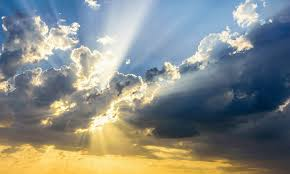
#> input picture Minggu2/Tugas/Objek_Terang.jpg, 290 x 174 px, found by its file name
$ python color_quantization.py
#> lines starting #> are read from the running program, lines starting #| are printed output that depends on the picture
import cv2
import numpy as np
import matplotlib.pyplot as plt
import time
from sklearn.cluster import KMeans

# ==============================
# FUNGSI BANTUAN
# ==============================

def uniform_quantization(img, levels=16):
    step = 256 // levels
    return (img // step) * step

def non_uniform_quantization_gray(img, k=16):
    data = img.reshape((-1, 1))
    kmeans = KMeans(n_clusters=k, n_init=10, random_state=0)
    labels = kmeans.fit_predict(data)
    centers = kmeans.cluster_centers_.astype("uint8")
    return centers[labels].reshape(img.shape)

def memory_size(img):
    return img.size * img.itemsize

def show_image(title, img, gray=False):
    plt.figure(figsize=(4,4))
    if gray:
        plt.imshow(img, cmap='gray')
    else:
        plt.imshow(cv2.cvtColor(img, cv2.COLOR_BGR2RGB))
    plt.title(title)
    plt.axis('off')
    plt.show()

# ==============================
# LOAD GAMBAR
# ==============================

images = {
    "Terang": cv2.imread("Tugas/Week 2/Objek_terang.jpg"),
    "Normal": cv2.imread("Tugas/Week 2/Objek_normal.jpg"),
    "Redup": cv2.imread("Tugas/Week 2/Objek_redup.jpg")
}
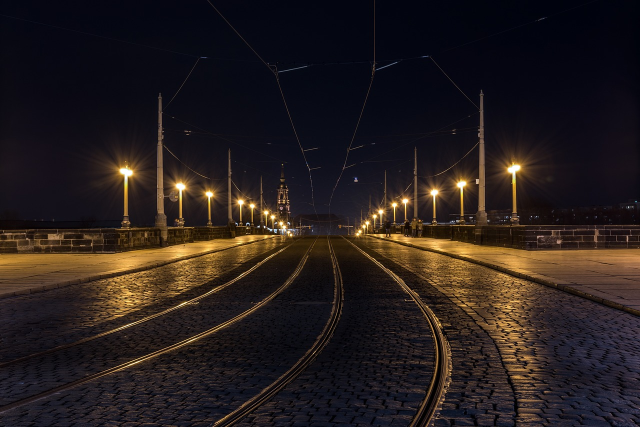
#> input picture Minggu2/Tugas/Objek_normal.jpg, 1280 x 854 px, found by its file name (shown at 1/2 size)
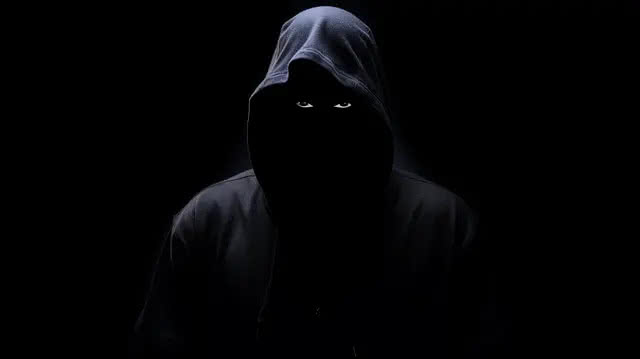
#> input picture Minggu2/Tugas/Objek_redup.jpg, 640 x 359 px, found by its file name

for key, img in images.items():
    if img is None:
        print(f"Gambar {key} tidak ditemukan!")
        exit()
#> this loop made 3 passes
#> key on passes 1 to 3: 'Terang', 'Normal', 'Redup'

# ==============================
# PROSES SETIAP KONDISI
# ==============================

for kondisi, img in images.items():
    print(f"\n=== KONDISI CAHAYA: {kondisi.upper()} ===")

    h, w, c = img.shape
    print(f"Resolusi      : {w} x {h}")
    print(f"Aspect Ratio  : {w/h:.2f}")
    print(f"Channels      : {c}")

    # ==============================
    # KONVERSI WARNA
    # ==============================

    t0 = time.time()
    gray = cv2.cvtColor(img, cv2.COLOR_BGR2GRAY)
    t_gray = time.time() - t0

    t0 = time.time()
    hsv = cv2.cvtColor(img, cv2.COLOR_BGR2HSV)
    t_hsv = time.time() - t0

    t0 = time.time()
    lab = cv2.cvtColor(img, cv2.COLOR_BGR2LAB)
    t_lab = time.time() - t0

    print(f"Waktu konversi Gray : {t_gray:.6f} s")
    print(f"Waktu konversi HSV  : {t_hsv:.6f} s")
    print(f"Waktu konversi LAB  : {t_lab:.6f} s")

    # ==============================
    # KUANTISASI
    # ==============================

    gray_uq = uniform_quantization(gray, 16)
    gray_nuq = non_uniform_quantization_gray(gray, 16)

    # ==============================
    # MEMORI & KOMPRESI
    # ==============================

    mem_original = memory_size(gray)
    mem_quant = memory_size(gray_uq)

    print(f"Memori asli        : {mem_original/1024:.2f} KB")
    print(f"Memori kuantisasi  : {mem_quant/1024:.2f} KB")
    print(f"Rasio kompresi     : {mem_original/mem_quant:.2f}")

    # ==============================
    # MATRKS & VEKTOR
    # ==============================

    print("Matriks 5x5:")
    print(gray[:5, :5])

    print("Vektor 25 elemen:")
    print(gray.flatten()[:25])

    # ==============================
    # VISUALISASI
    # ==============================

    show_image(f"Asli - {kondisi}", img)
    show_image(f"Grayscale - {kondisi}", gray, gray=True)
    show_image(f"Uniform Quantization - {kondisi}", gray_uq, gray=True)
    show_image(f"Non-Uniform Quantization - {kondisi}", gray_nuq, gray=True)

    # ==============================
    # HISTOGRAM
    # ==============================

    plt.figure(figsize=(10,4))

    plt.subplot(1,3,1)
    plt.hist(gray.flatten(), bins=256)
    plt.title("Histogram Asli")

    plt.subplot(1,3,2)
    plt.hist(gray_uq.flatten(), bins=16)
    plt.title("Histogram Uniform")

    plt.subplot(1,3,3)
    plt.hist(gray_nuq.flatten(), bins=16)
    plt.title("Histogram Non-Uniform")

    plt.tight_layout()
    plt.show()
#> this loop made 3 passes
#> (kondisi, h, w, mem_original, mem_quant) on passes 1 to 3: ('Terang', 174, 290, 50460, 50460), ('Normal', 854, 1280, 1093120, 1093120), ('Redup', 359, 640, 229760, 229760)
#> (printed output is left out)
#> pass 1, `gray = cv2.cvtColor(img, cv2.COLOR_BGR2GRAY)`:
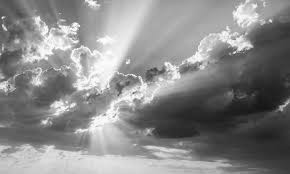
#> gray: shape (174, 290); min 20, max 254, mean 136.6
#> pass 1, in show_image (call 4), `plt.show()`:
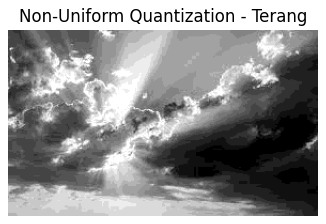
#> figure drawn by matplotlib, 1 panel
#> pass 1, `plt.show()`:
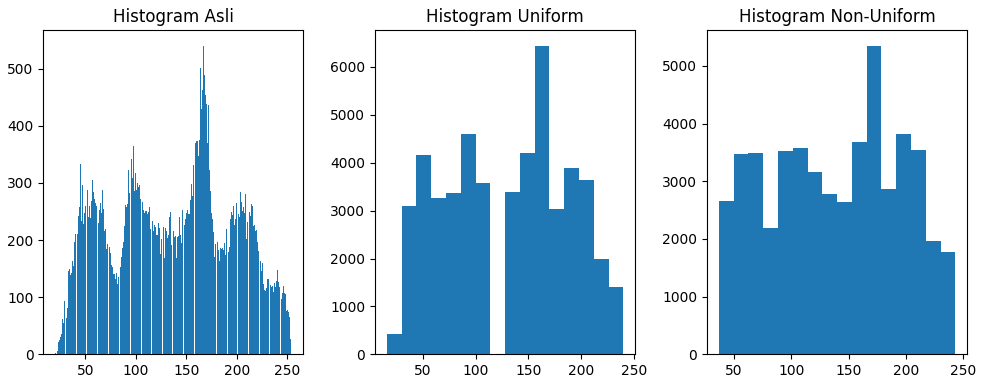
#> figure drawn by matplotlib, 3 panels; panel 1: tallest bar 540 high, from x = 166.2 to 167.2; panel 2: tallest bar 6443 high, from x = 156 to 170; panel 3: tallest bar 5349 high, from x = 165.8 to 178.6
#> pass 2, in show_image (call 8), `plt.show()`:
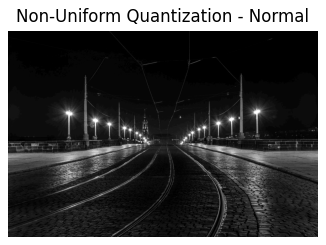
#> figure drawn by matplotlib, 1 panel
#> pass 2, `plt.show()`:
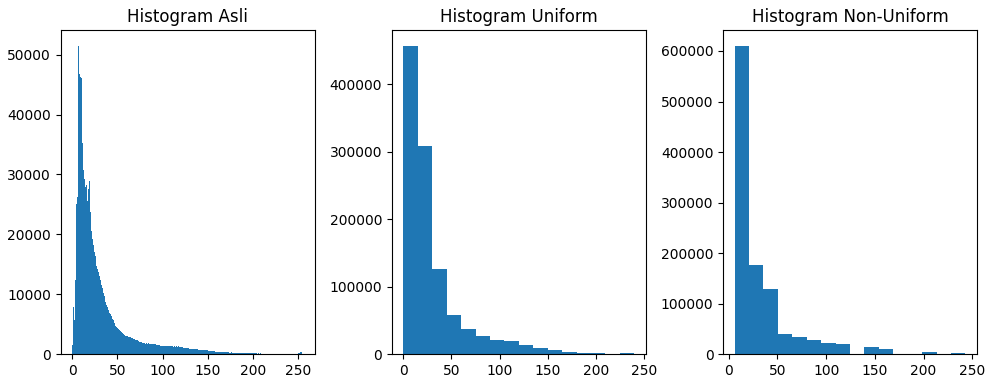
#> figure drawn by matplotlib, 3 panels; panel 1: tallest bar 51473 high, from x = 6.97 to 7.97; panel 2: tallest bar 456870 high, from x = 0 to 15; panel 3: tallest bar 610310 high, from x = 6 to 20.81

print("\n=== PROGRAM SELESAI ===")
